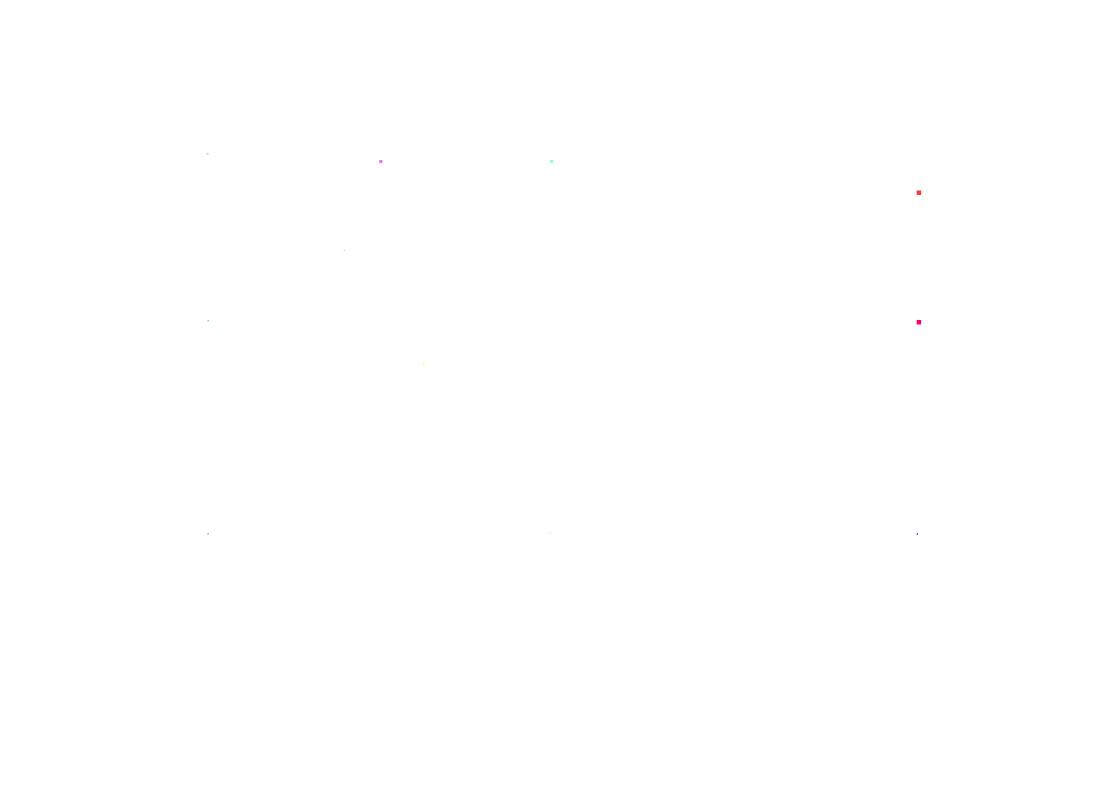
Frame 1 (no input)
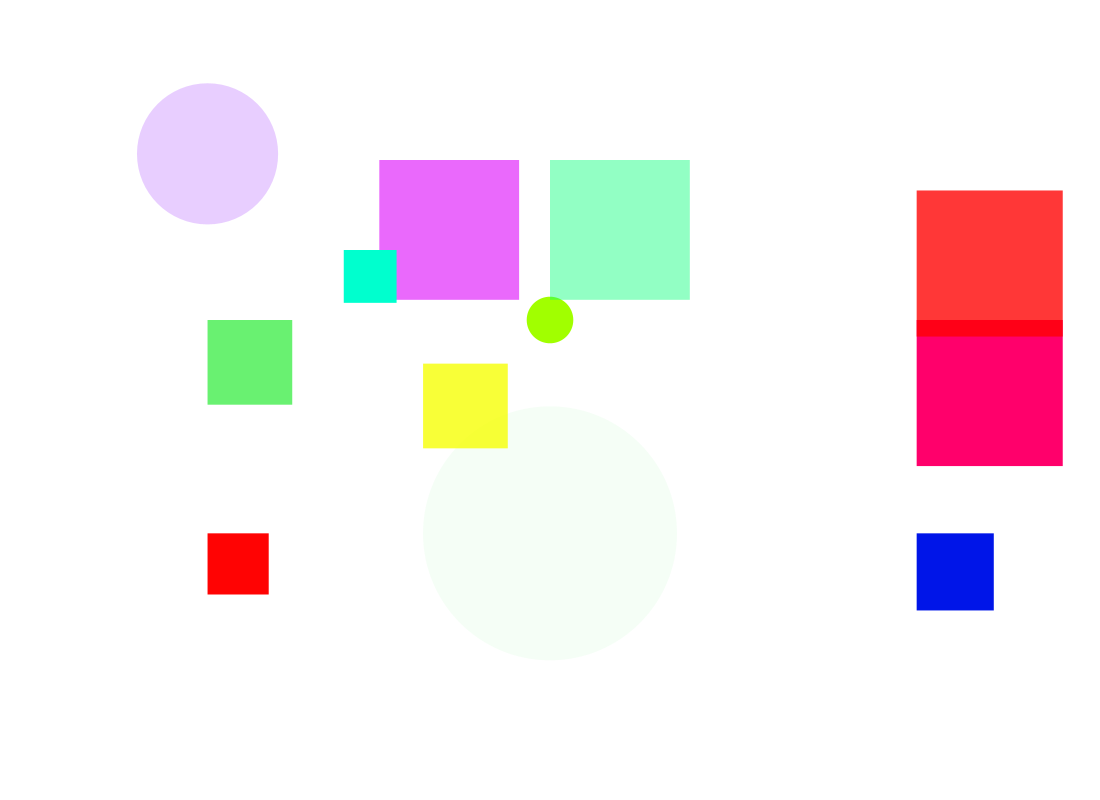
Frame 60 (the mouse pressed at the canvas centre just before this capture)
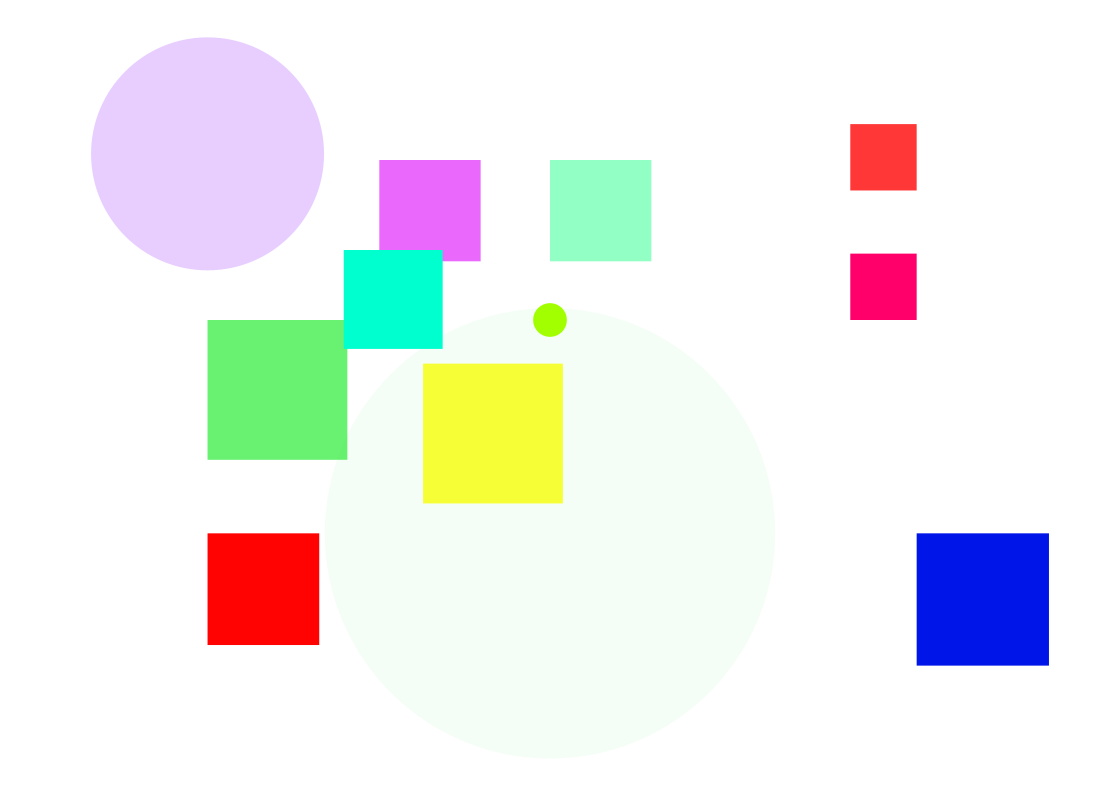
Frame 120 (the mouse held since frame 60 and released just before this capture)

The Processing sketch that drew these frames (run headless with seeded random() and noise(); from frame 60 on, the mouse is pressed at the canvas centre):

// Processing sketch: processing_114791
// ── processing_114791.pde



void setup(){
 size (1100,800); 
 
 

}

void draw(){

  /*
  if (mousePressed == true){
   background(0,23,252);
} else{
  
 */
 


  
noStroke();
 

background(255);


  
  
  
  // Bright red  1
  
fill(255,3,3);
float d = sin(frameCount*0.007)*150;
rect(width/5.3, height/1.5, d , d);


// Dark red   2

fill(0,232,13,10);
 float r = sin(frameCount*0.008)*550;
ellipse(width/2, height/1.5, r , r);

// Pink (pale red)  3

fill(0,21,232);
float c = sin(frameCount*0.009)*150;
rect(width/1.2, height/1.5, c , c);







// Dark red   4

fill(0,232,13,150);
 float m = sin(frameCount*0.01)*150;
rect(width/5.3, height/2.5, m , m);

// 5

fill(161,255,0);
float j = sin(frameCount*0.02)*50;
ellipse(width/2, height/2.5, j , j);



// Pink (pale red)   6

fill(255,0,107);
float g = sin(frameCount*0.03)*150;
rect(width/1.2, height/2.5, g , g);










// Pink (pale red)   8

fill(136,3,255,50);
float f = sin(frameCount*0.01)*250;
ellipse(width/5.3, height/5.2, f , f);



// Pink (pale red)   9

fill(3,255,118,110);
float y = sin(frameCount*0.02)*150;
rect(width/2, height/5, y , y);



// Pink (pale red)   7

fill(255,0,0,200);
float w = sin(frameCount*0.03)*150;
rect(width/1.2, height/4.2, w , w);


  





fill(246,255,0,200);
float u = sin(frameCount*0.01)*150;
rect(width/2.6, height/2.2, u , u);



// Pink (pale red)   9

fill(220,0,250,150);
float q = sin(frameCount*0.02)*150;
rect(width/2.9, height/5, q, q);



// Pink (pale red)   7

fill(0,255,206);
float a = sin(frameCount*0.006)*150;
rect(width/3.2, height/3.2, a , a);


}
